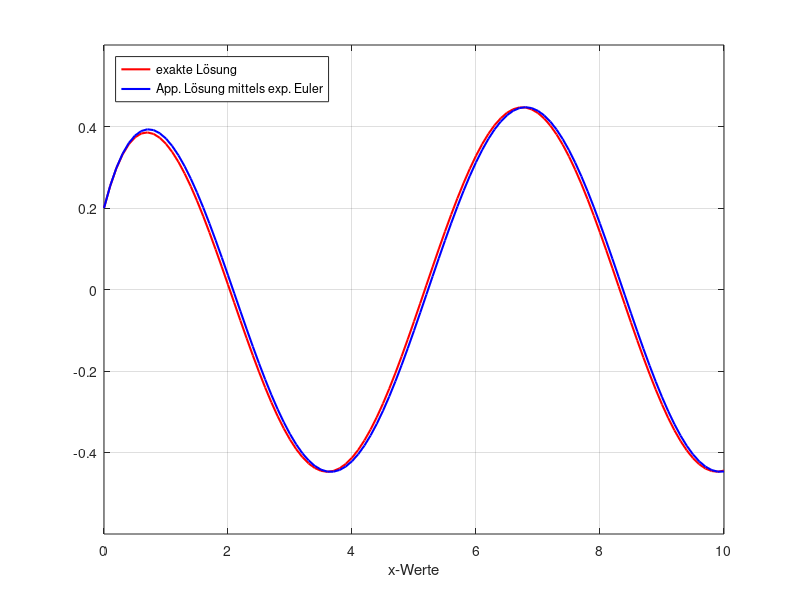

Recreate this plot in MATLAB.
%% figure 5.1

%% sandbox for variables
    T  = 10;
    x0 = 0.2;
    step_size  = 0.1;
    time_steps = round(T / step_size);

 %% pre-allocating
    x_vals = zeros(1,length(time_steps));
    x_exact = zeros(1,length(time_steps));
  
    t_new      = 0;

    x_vals(1)  = x0;
    x_exact(1) = x0;

%% Solution of ODE
    func_x = @(t) (x0 - (2/5)) * exp(-2*t) + (2/5) * cos(t) + (1/5) * sin(t); 

%% exponential euler method
    for n = 2 : time_steps+1
        t_old = t_new;
        t_new = t_new + step_size;
      
            x_first_term  = exp(-2*step_size)*x_vals(n-1);
            x_second_term =  cos(t_old) * (1 - exp(-2*step_size))/2;
            
            x_vals(n)      = x_first_term + x_second_term;
            x_exact(n) = func_x(t_new);
    end

%% Plotting
    t_disk = 0:T/time_steps:T;
    figure("Name","Seq. Splitting Fehler","NumberTitle","off");
    plot(t_disk,x_exact,"r-","Linewidth",1.5);
    hold on;
    plot(t_disk,x_vals,"b-","Linewidth",1.5);
    grid on;
    ylim([-0.6 0.6]);
    xlabel("x-Werte");
    legend("exakte Lösung","App. Lösung mittels exp. Euler ","Location","northwest")